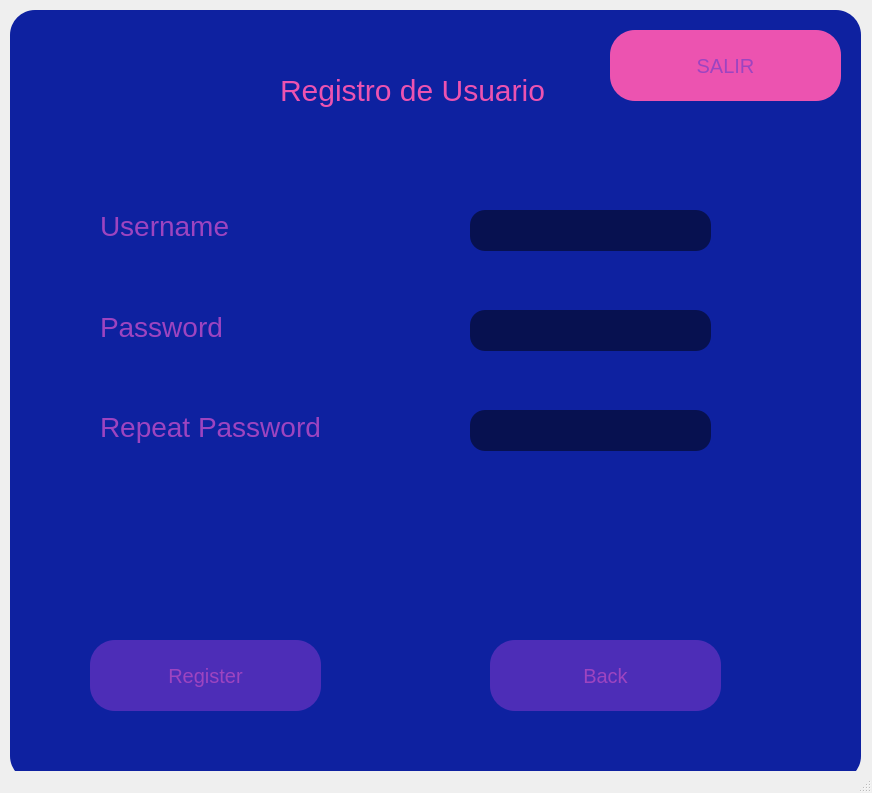
<?xml version="1.0" encoding="UTF-8"?>
<ui version="4.0">
 <class>MainWindow</class>
 <widget class="QMainWindow" name="MainWindow">
  <property name="geometry">
   <rect>
    <x>0</x>
    <y>0</y>
    <width>872</width>
    <height>793</height>
   </rect>
  </property>
  <property name="windowTitle">
   <string>MainWindow</string>
  </property>
  <widget class="QWidget" name="centralwidget">
   <widget class="QFrame" name="frame">
    <property name="geometry">
     <rect>
      <x>10</x>
      <y>10</y>
      <width>851</width>
      <height>771</height>
     </rect>
    </property>
    <property name="styleSheet">
     <string notr="true">background-color:rgb(14, 33, 160);
border-radius:25px;</string>
    </property>
    <property name="frameShape">
     <enum>QFrame::StyledPanel</enum>
    </property>
    <property name="frameShadow">
     <enum>QFrame::Raised</enum>
    </property>
    <widget class="QLabel" name="label">
     <property name="geometry">
      <rect>
       <x>270</x>
       <y>60</y>
       <width>321</width>
       <height>41</height>
      </rect>
     </property>
     <property name="styleSheet">
      <string notr="true">color:rgb(236, 83, 176);
font-size:30px;</string>
     </property>
     <property name="text">
      <string>Registro de Usuario</string>
     </property>
    </widget>
    <widget class="QLabel" name="label_2">
     <property name="geometry">
      <rect>
       <x>90</x>
       <y>190</y>
       <width>221</width>
       <height>51</height>
      </rect>
     </property>
     <property name="styleSheet">
      <string notr="true">color:rgb(157, 68, 192);
font-size:28px;
font: 28px &quot;Hack Nerd Font&quot;;</string>
     </property>
     <property name="text">
      <string>Username</string>
     </property>
    </widget>
    <widget class="QLineEdit" name="txt_user">
     <property name="geometry">
      <rect>
       <x>460</x>
       <y>200</y>
       <width>241</width>
       <height>41</height>
      </rect>
     </property>
     <property name="styleSheet">
      <string notr="true">background-color:rgba(0,0,0,0.5);
border-radius:15px;
color:rgb(157, 68, 192);
font-size:15px;</string>
     </property>
     <property name="maxLength">
      <number>20</number>
     </property>
    </widget>
    <widget class="QLabel" name="label_3">
     <property name="geometry">
      <rect>
       <x>90</x>
       <y>300</y>
       <width>136</width>
       <height>33</height>
      </rect>
     </property>
     <property name="styleSheet">
      <string notr="true">color:rgb(157, 68, 192);
font-size:28px;
font: 28px &quot;Hack Nerd Font&quot;;</string>
     </property>
     <property name="text">
      <string>Password</string>
     </property>
    </widget>
    <widget class="QLineEdit" name="txt_password">
     <property name="geometry">
      <rect>
       <x>460</x>
       <y>300</y>
       <width>241</width>
       <height>41</height>
      </rect>
     </property>
     <property name="styleSheet">
      <string notr="true">background-color:rgba(0,0,0,0.5);
border-radius:15px;
color:rgb(157, 68, 192);
font-size:15px;</string>
     </property>
     <property name="maxLength">
      <number>20</number>
     </property>
     <property name="echoMode">
      <enum>QLineEdit::Password</enum>
     </property>
    </widget>
    <widget class="QLabel" name="label_4">
     <property name="geometry">
      <rect>
       <x>90</x>
       <y>400</y>
       <width>271</width>
       <height>33</height>
      </rect>
     </property>
     <property name="styleSheet">
      <string notr="true">color:rgb(157, 68, 192);
font-size:28px;
font: 28px &quot;Hack Nerd Font&quot;;</string>
     </property>
     <property name="text">
      <string>Repeat Password</string>
     </property>
    </widget>
    <widget class="QLineEdit" name="txt_password_repeat">
     <property name="geometry">
      <rect>
       <x>460</x>
       <y>400</y>
       <width>241</width>
       <height>41</height>
      </rect>
     </property>
     <property name="styleSheet">
      <string notr="true">background-color:rgba(0,0,0,0.5);
border-radius:15px;
color:rgb(157, 68, 192);
font-size:15px;</string>
     </property>
     <property name="maxLength">
      <number>20</number>
     </property>
     <property name="echoMode">
      <enum>QLineEdit::Password</enum>
     </property>
    </widget>
    <widget class="QPushButton" name="bt_register">
     <property name="geometry">
      <rect>
       <x>80</x>
       <y>630</y>
       <width>231</width>
       <height>71</height>
      </rect>
     </property>
     <property name="styleSheet">
      <string notr="true">QPushButton{
font-size:20px;
color:rgb(157, 68, 192);
background-color:rgb(77, 45, 183);
border-radius:25px;


}
QPushButton:hover{
color:white;
font-size:22px;
}</string>
     </property>
     <property name="text">
      <string>Register</string>
     </property>
    </widget>
    <widget class="QPushButton" name="bt_back">
     <property name="geometry">
      <rect>
       <x>480</x>
       <y>630</y>
       <width>231</width>
       <height>71</height>
      </rect>
     </property>
     <property name="styleSheet">
      <string notr="true">QPushButton{
font-size:20px;
color:rgb(157, 68, 192);
background-color:rgb(77, 45, 183);
border-radius:25px;

}
QPushButton:hover{
color:white;
font-size:22px;
}</string>
     </property>
     <property name="text">
      <string>Back</string>
     </property>
    </widget>
    <widget class="QPushButton" name="bt_end">
     <property name="geometry">
      <rect>
       <x>600</x>
       <y>20</y>
       <width>231</width>
       <height>71</height>
      </rect>
     </property>
     <property name="styleSheet">
      <string notr="true">QPushButton{
font-size:20px;
color:rgb(157, 68, 192);
background-color:rgb(236, 83, 176);
border-radius:25px;


}
QPushButton:hover{
color:white;
font-size:22px;
}</string>
     </property>
     <property name="text">
      <string>SALIR</string>
     </property>
    </widget>
   </widget>
  </widget>
  <widget class="QStatusBar" name="statusbar"/>
 </widget>
 <resources/>
 <connections/>
</ui>
